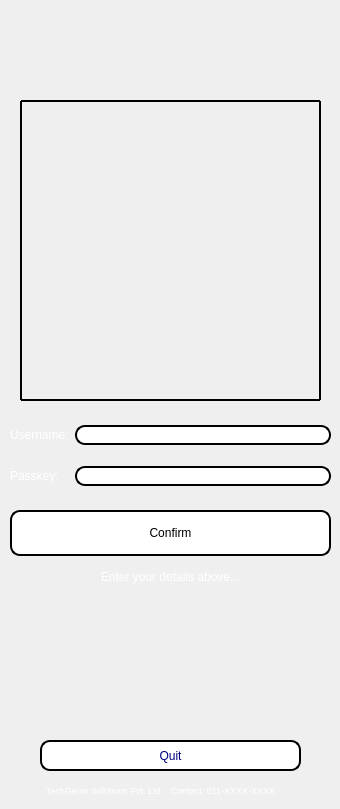
    <widget class="QWidget" name="l_loginpage">
     <widget class="QLabel" name="logo_imglbl">
      <property name="geometry">
       <rect>
        <x>20</x>
        <y>100</y>
        <width>301</width>
        <height>301</height>
       </rect>
      </property>
      <property name="styleSheet">
       <string notr="true">border-color: black;
border-style:outset;
border-width:2px;
border-radius:1px;
</string>
      </property>
      <property name="text">
       <string/>
      </property>
      <property name="pixmap">
       <pixmap>../Assets/TechGenix.jpg</pixmap>
      </property>
      <property name="scaledContents">
       <bool>true</bool>
      </property>
     </widget>
     <widget class="QWidget" name="layoutWidget">
      <property name="geometry">
       <rect>
        <x>10</x>
        <y>410</y>
        <width>321</width>
        <height>91</height>
       </rect>
      </property>
      <layout class="QGridLayout" name="input_grid">
       <item row="1" column="1">
        <widget class="QLineEdit" name="key_lineinp">
         <property name="styleSheet">
          <string notr="true">border-style:outset;
border-width:2px;
border-radius:10px;
background-color:white</string>
         </property>
        </widget>
       </item>
       <item row="0" column="1">
        <widget class="QLineEdit" name="user_lineinp">
         <property name="styleSheet">
          <string notr="true">border-style:outset;
border-width:2px;
border-radius:10px;
background-color:white</string>
         </property>
         <property name="text">
          <string/>
         </property>
        </widget>
       </item>
       <item row="1" column="0">
        <widget class="QLabel" name="key_lbl">
         <property name="styleSheet">
          <string notr="true">background-color: transparent;
color:white</string>
         </property>
         <property name="text">
          <string>Passkey:</string>
         </property>
        </widget>
       </item>
       <item row="0" column="0">
        <widget class="QLabel" name="user_lbl">
         <property name="styleSheet">
          <string notr="true">background-color: transparent;
color:white</string>
         </property>
         <property name="text">
          <string>Username:</string>
         </property>
        </widget>
       </item>
      </layout>
     </widget>
     <widget class="QLabel" name="company_lbl">
      <property name="geometry">
       <rect>
        <x>0</x>
        <y>780</y>
        <width>321</width>
        <height>20</height>
       </rect>
      </property>
      <property name="font">
       <font>
        <pointsize>7</pointsize>
       </font>
      </property>
      <property name="styleSheet">
       <string notr="true">color: white</string>
      </property>
      <property name="text">
       <string>TechGenix Solutions Pvt. Ltd.   Contact: 011-XXXX-XXXX</string>
      </property>
      <property name="alignment">
       <set>Qt::AlignCenter</set>
      </property>
     </widget>
     <widget class="QWidget" name="verticalLayoutWidget">
      <property name="geometry">
       <rect>
        <x>10</x>
        <y>510</y>
        <width>321</width>
        <height>81</height>
       </rect>
      </property>
      <layout class="QVBoxLayout" name="confirmstatusgrid">
       <item>
        <widget class="QPushButton" name="confirm_btn">
         <property name="styleSheet">
          <string notr="true">background-color:white;
color:black;
border-style:outset;
border-width:2px;
border-radius:10px;
border-color:black</string>
         </property>
         <property name="text">
          <string>
Confirm
</string>
         </property>
         <property name="shortcut">
          <string>Return</string>
         </property>
        </widget>
       </item>
       <item>
        <widget class="QLabel" name="status">
         <property name="styleSheet">
          <string notr="true">background-color: transparent;
color:white</string>
         </property>
         <property name="text">
          <string>Enter your details above...</string>
         </property>
         <property name="alignment">
          <set>Qt::AlignCenter</set>
         </property>
        </widget>
       </item>
      </layout>
     </widget>
     <widget class="QPushButton" name="Quit_btn">
      <property name="geometry">
       <rect>
        <x>40</x>
        <y>740</y>
        <width>261</width>
        <height>31</height>
       </rect>
      </property>
      <property name="styleSheet">
       <string notr="true">color: rgb(0, 0, 127);
border-style:outset;
border-width:2px;
border-radius:10px;
border-color:black;
background-color: rgb(255, 255, 255);</string>
      </property>
      <property name="text">
       <string>Quit</string>
      </property>
     </widget>
    </widget>
